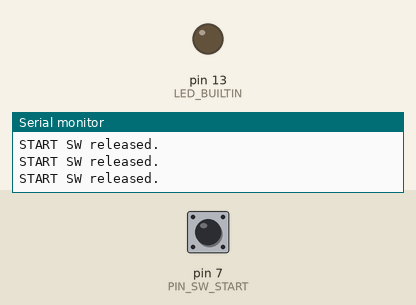
Bench run of a sketch on a simulated Arduino Uno, built with avr-gcc and run on an emulated ATmega328P. Shown: output pins drawn as LEDs (lit = HIGH), the last lines printed to the serial monitor. The test bench sets the inputs (shaded band); at power-on: pin 7 (PIN_SW_START) HIGH.

Above: at 1.2 s.
1.3 s: pin 7 (PIN_SW_START) pulled LOW for 0.15 s
At 1.4 s:
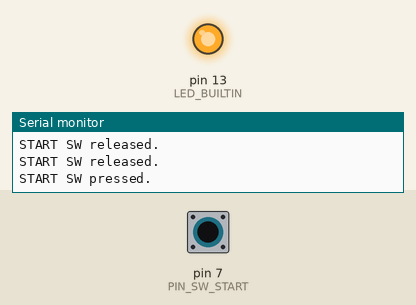
3.0 s: pin 7 (PIN_SW_START) pulled LOW for 3.2 s
At 6.9 s:
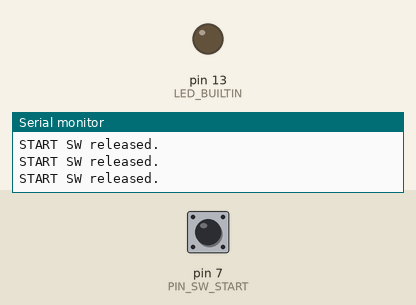
Timing chart, 0 to 8.4 s (numbered marks = the images above; inputs shaded):
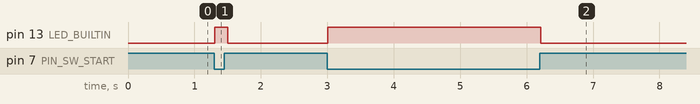

Measured:
- after the input at 1.3 s, pin 13 (LED_BUILTIN): LOW → HIGH at once, → LOW 0.20 s later
- after the input at 3.0 s, pin 13 (LED_BUILTIN): LOW → HIGH at once, → LOW 3.2 s later

The sketch:

test_switch.ino
```cpp
// ダ・ヴィンチ32U 拡張基板
// https://github.com/ohguma/davinci_board
//
// スイッチテスト
// 2023-04-08 ohguma
//
// ■マイコン情報
// ストロベリーリナックス
// ダ・ヴィンチ32U with Arduino Bootloader
// https://strawberry-linux.com/catalog/items?code=25001
//
// ■ピン設定
// ・スタートスイッチはD7に接続されONでGNDに繋がる。
// ・D7はINPUT_PULLUPモードで使用する。
const int PIN_SW_START = 7;

void setup() {
  Serial.begin(9600);
  // オンボードLED 出力設定（LED_BUILTINは定義済定数。値は13）
  pinMode(LED_BUILTIN, OUTPUT);
  // スタートスイッチ プルアップ入力設定
  pinMode(PIN_SW_START, INPUT_PULLUP);
}

void loop() {
  // スタートスイッチが押されるとINPUT_PULLUPモードの
  // digitalRead()はLOWになる。
  if (digitalRead(PIN_SW_START) == LOW) {
    // スタートスイッチを押している時、オンボードLED：点灯
    digitalWrite(LED_BUILTIN, HIGH);
    Serial.println("START SW pressed.");
  } else {
    // スタートスイッチが離された時、オンボードLED：消灯
    digitalWrite(LED_BUILTIN, LOW);
    Serial.println("START SW released.");
  }
  // 少し待つ。delay()で指定する単位はミリ秒（1000分の1秒）
  delay(100);
}

//  ■課題
//  (1) シリアルモニタを見ながら、スケッチを実行する。
//  (2) スタートスイッチを押したらLED消灯、離したらLED点灯に変更する。
//  (3) Serial.println を Serial.print に置換し、シリアルモニタの表示を確認する。
//
```
